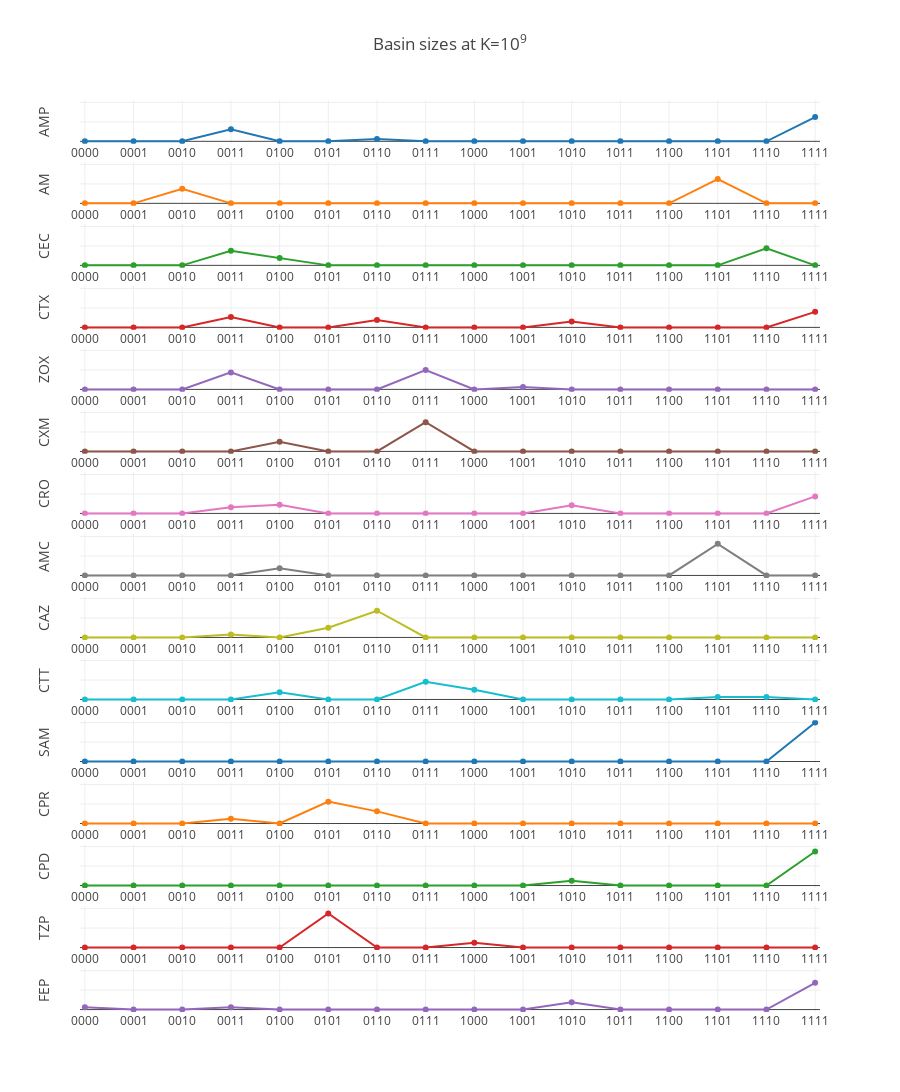

Here is the notebook cell this chart was saved with:
### Markdown cell above
# Basin size

For a given genotype, the basin size is the number of other genotypes it can be reached from.

Reachability--One genotype is reachable from another if a simulation run on a starting population consisting entirely of the first genotype results in fixation of the second genotype after 1200 timesteps. (We could define this in other ways; for example, the abundance of the second genotype reaching a certain threshold at some point during the simulation could mean it is reachable.)

Since simulations can have different outcomes, the code above essentially takes an average of the basin size for each genotype after running 10 simulations.

## Basin size for static landscapes

Non-zero basin sizes appear to correspond to the local and global optima that we [found earlier](https://nbviewer.jupyter.org/url/jops.bol.ucla.edu/18-11-01/Oct-31-many-sims-w-switching.ipynb#K=10^9).

### Code cell
data=[]
for name in dataset2.index:
    data.append(go.Scatter(
        y=bs['dataset2'][name],
        name=name
    ))
fig = tools.make_subplots(rows=len(data), cols=1, print_grid=False)
for i, d in enumerate(data, 1):
    fig.append_trace(d, i, 1)
    fig['layout'][f'xaxis{i}'].update(
        ticktext=[format(i, '04b') for i in range(16)],
        tickvals=list(range(16)),
        range=[-0.1,15.1],
        zeroline=False
    )
    fig['layout'][f'yaxis{i}'].update(
        range=[-1,17],
        tickvals=[0,8,16],
        title=d.name,
        showticklabels=False
    )
    
fig['layout'].update(
    height=1200,
    showlegend=False,
    title='Basin sizes at K=10<sup>9</sup>'
)
iplot(fig, show_link=False)

### Figure 1 — Plotly figure (JSON) as saved in the notebook; plotly's stock layout.template omitted (floating-point values rounded to 4 significant figures)
{"data": [{"name": "AMP", "type": "scatter", "uid": "4da98136-1080-11e9-b47b-e6497abbe804", "xaxis": "x", "y": [0, 0, 0, 5, 0, 0, 1, 0, 0, 0, 0, 0, 0, 0, 0, 10], "yaxis": "y"}, {"name": "AM", "type": "scatter", "uid": "4da9d130-1080-11e9-ad4e-e6497abbe804", "xaxis": "x2", "y": [0, 0, 6, 0, 0, 0, 0, 0, 0, 0, 0, 0, 0, 10, 0, 0], "yaxis": "y2"}, {"name": "CEC", "type": "scatter", "uid": "4da9d131-1080-11e9-aad5-e6497abbe804", "xaxis": "x3", "y": [0, 0, 0, 6, 3, 0, 0, 0, 0, 0, 0, 0, 0, 0, 7, 0], "yaxis": "y3"}, {"name": "CTX", "type": "scatter", "uid": "4dab0b98-1080-11e9-b79b-e6497abbe804", "xaxis": "x4", "y": [0, 0, 0, 4.3, 0, 0, 3, 0, 0, 0, 2.4, 0, 0, 0, 0, 6.4], "yaxis": "y4"}, {"name": "ZOX", "type": "scatter", "uid": "4dab5b90-1080-11e9-b471-e6497abbe804", "xaxis": "x5", "y": [0, 0, 0, 7, 0, 0, 0, 8, 0, 1, 0, 0, 0, 0, 0, 0], "yaxis": "y5"}, {"name": "CXM", "type": "scatter", "uid": "4dab5b91-1080-11e9-9b76-e6497abbe804", "xaxis": "x6", "y": [0, 0, 0, 0, 4, 0, 0, 12, 0, 0, 0, 0, 0, 0, 0, 0], "yaxis": "y6"}, {"name": "CRO", "type": "scatter", "uid": "4dac986e-1080-11e9-85ba-e6497abbe804", "xaxis": "x7", "y": [0, 0, 0, 2.5, 3.6, 0, 0, 0, 0, 0, 3.4, 0, 0, 0, 0, 7], "yaxis": "y7"}, {"name": "AMC", "type": "scatter", "uid": "4dace89a-1080-11e9-bad5-e6497abbe804", "xaxis": "x8", "y": [0, 0, 0, 0, 3, 0, 0, 0, 0, 0, 0, 0, 0, 13, 0, 0], "yaxis": "y8"}, {"name": "CAZ", "type": "scatter", "uid": "4dace89b-1080-11e9-b3cf-e6497abbe804", "xaxis": "x9", "y": [0, 0, 0, 1.2, 0, 4, 11, 0, 0, 0, 0, 0, 0, 0, 0, 0], "yaxis": "y9"}, {"name": "CTT", "type": "scatter", "uid": "4db03f1a-1080-11e9-9308-e6497abbe804", "xaxis": "x10", "y": [0, 0, 0, 0, 3, 0, 0, 7.3, 4, 0, 0, 0, 0, 1, 1, 0], "yaxis": "y10"}, {"name": "SAM", "type": "scatter", "uid": "4db03f1b-1080-11e9-be98-e6497abbe804", "xaxis": "x11", "y": [0, 0, 0, 0, 0, 0, 0, 0, 0, 0, 0, 0, 0, 0, 0, 16], "yaxis": "y11"}, {"name": "CPR", "type": "scatter", "uid": "4db17ca8-1080-11e9-a352-e6497abbe804", "xaxis": "x12", "y": [0, 0, 0, 2, 0, 9, 5, 0, 0, 0, 0, 0, 0, 0, 0, 0], "yaxis": "y12"}, {"name": "CPD", "type": "scatter", "uid": "4db17ca9-1080-11e9-8761-e6497abbe804", "xaxis": "x13", "y": [0, 0, 0, 0, 0, 0, 0, 0, 0, 0, 2, 0, 0, 0, 0, 14], "yaxis": "y13"}, {"name": "TZP", "type": "scatter", "uid": "4db17caa-1080-11e9-aec8-e6497abbe804", "xaxis": "x14", "y": [0, 0, 0, 0, 0, 14, 0, 0, 2, 0, 0, 0, 0, 0, 0, 0], "yaxis": "y14"}, {"name": "FEP", "type": "scatter", "uid": "4db35918-1080-11e9-8589-e6497abbe804", "xaxis": "x15", "y": [1, 0, 0, 1, 0, 0, 0, 0, 0, 0, 3, 0, 0, 0, 0, 11], "yaxis": "y15"}], "layout": {"height": 1200, "showlegend": false, "title": "Basin sizes at K=10<sup>9</sup>", "xaxis": {"anchor": "y", "domain": [0, 1], "range": [-0.1, 15.1], "ticktext": ["0000", "0001", "0010", "0011", "0100", "0101", "0110", "0111", "1000", "1001", "1010", "1011", "1100", "1101", "1110", "1111"], "tickvals": [0, 1, 2, 3, 4, 5, 6, 7, 8, 9, 10, 11, 12, 13, 14, 15], "zeroline": false}, "xaxis10": {"anchor": "y10", "domain": [0, 1], "range": [-0.1, 15.1], "ticktext": ["0000", "0001", "0010", "0011", "0100", "0101", "0110", "0111", "1000", "1001", "1010", "1011", "1100", "1101", "1110", "1111"], "tickvals": [0, 1, 2, 3, 4, 5, 6, 7, 8, 9, 10, 11, 12, 13, 14, 15], "zeroline": false}, "xaxis11": {"anchor": "y11", "domain": [0, 1], "range": [-0.1, 15.1], "ticktext": ["0000", "0001", "0010", "0011", "0100", "0101", "0110", "0111", "1000", "1001", "1010", "1011", "1100", "1101", "1110", "1111"], "tickvals": [0, 1, 2, 3, 4, 5, 6, 7, 8, 9, 10, 11, 12, 13, 14, 15], "zeroline": false}, "xaxis12": {"anchor": "y12", "domain": [0, 1], "range": [-0.1, 15.1], "ticktext": ["0000", "0001", "0010", "0011", "0100", "0101", "0110", "0111", "1000", "1001", "1010", "1011", "1100", "1101", "1110", "1111"], "tickvals": [0, 1, 2, 3, 4, 5, 6, 7, 8, 9, 10, 11, 12, 13, 14, 15], "zeroline": false}, "xaxis13": {"anchor": "y13", "domain": [0, 1], "range": [-0.1, 15.1], "ticktext": ["0000", "0001", "0010", "0011", "0100", "0101", "0110", "0111", "1000", "1001", "1010", "1011", "1100", "1101", "1110", "1111"], "tickvals": [0, 1, 2, 3, 4, 5, 6, 7, 8, 9, 10, 11, 12, 13, 14, 15], "zeroline": false}, "xaxis14": {"anchor": "y14", "domain": [0, 1], "range": [-0.1, 15.1], "ticktext": ["0000", "0001", "0010", "0011", "0100", "0101", "0110", "0111", "1000", "1001", "1010", "1011", "1100", "1101", "1110", "1111"], "tickvals": [0, 1, 2, 3, 4, 5, 6, 7, 8, 9, 10, 11, 12, 13, 14, 15], "zeroline": false}, "xaxis15": {"anchor": "y15", "domain": [0, 1], "range": [-0.1, 15.1], "ticktext": ["0000", "0001", "0010", "0011", "0100", "0101", "0110", "0111", "1000", "1001", "1010", "1011", "1100", "1101", "1110", "1111"], "tickvals": [0, 1, 2, 3, 4, 5, 6, 7, 8, 9, 10, 11, 12, 13, 14, 15], "zeroline": false}, "xaxis2": {"anchor": "y2", "domain": [0, 1], "range": [-0.1, 15.1], "ticktext": ["0000", "0001", "0010", "0011", "0100", "0101", "0110", "0111", "1000", "1001", "1010", "1011", "1100", "1101", "1110", "1111"], "tickvals": [0, 1, 2, 3, 4, 5, 6, 7, 8, 9, 10, 11, 12, 13, 14, 15], "zeroline": false}, "xaxis3": {"anchor": "y3", "domain": [0, 1], "range": [-0.1, 15.1], "ticktext": ["0000", "0001", "0010", "0011", "0100", "0101", "0110", "0111", "1000", "1001", "1010", "1011", "1100", "1101", "1110", "1111"], "tickvals": [0, 1, 2, 3, 4, 5, 6, 7, 8, 9, 10, 11, 12, 13, 14, 15], "zeroline": false}, "xaxis4": {"anchor": "y4", "domain": [0, 1], "range": [-0.1, 15.1], "ticktext": ["0000", "0001", "0010", "0011", "0100", "0101", "0110", "0111", "1000", "1001", "1010", "1011", "1100", "1101", "1110", "1111"], "tickvals": [0, 1, 2, 3, 4, 5, 6, 7, 8, 9, 10, 11, 12, 13, 14, 15], "zeroline": false}, "xaxis5": {"anchor": "y5", "domain": [0, 1], "range": [-0.1, 15.1], "ticktext": ["0000", "0001", "0010", "0011", "0100", "0101", "0110", "0111", "1000", "1001", "1010", "1011", "1100", "1101", "1110", "1111"], "tickvals": [0, 1, 2, 3, 4, 5, 6, 7, 8, 9, 10, 11, 12, 13, 14, 15], "zeroline": false}, "xaxis6": {"anchor": "y6", "domain": [0, 1], "range": [-0.1, 15.1], "ticktext": ["0000", "0001", "0010", "0011", "0100", "0101", "0110", "0111", "1000", "1001", "1010", "1011", "1100", "1101", "1110", "1111"], "tickvals": [0, 1, 2, 3, 4, 5, 6, 7, 8, 9, 10, 11, 12, 13, 14, 15], "zeroline": false}, "xaxis7": {"anchor": "y7", "domain": [0, 1], "range": [-0.1, 15.1], "ticktext": ["0000", "0001", "0010", "0011", "0100", "0101", "0110", "0111", "1000", "1001", "1010", "1011", "1100", "1101", "1110", "1111"], "tickvals": [0, 1, 2, 3, 4, 5, 6, 7, 8, 9, 10, 11, 12, 13, 14, 15], "zeroline": false}, "xaxis8": {"anchor": "y8", "domain": [0, 1], "range": [-0.1, 15.1], "ticktext": ["0000", "0001", "0010", "0011", "0100", "0101", "0110", "0111", "1000", "1001", "1010", "1011", "1100", "1101", "1110", "1111"], "tickvals": [0, 1, 2, 3, 4, 5, 6, 7, 8, 9, 10, 11, 12, 13, 14, 15], "zeroline": false}, "xaxis9": {"anchor": "y9", "domain": [0, 1], "range": [-0.1, 15.1], "ticktext": ["0000", "0001", "0010", "0011", "0100", "0101", "0110", "0111", "1000", "1001", "1010", "1011", "1100", "1101", "1110", "1111"], "tickvals": [0, 1, 2, 3, 4, 5, 6, 7, 8, 9, 10, 11, 12, 13, 14, 15], "zeroline": false}, "yaxis": {"anchor": "x", "domain": [0.952, 1], "range": [-1, 17], "showticklabels": false, "tickvals": [0, 8, 16], "title": "AMP"}, "yaxis10": {"anchor": "x10", "domain": [0.34, 0.388], "range": [-1, 17], "showticklabels": false, "tickvals": [0, 8, 16], "title": "CTT"}, "yaxis11": {"anchor": "x11", "domain": [0.272, 0.32], "range": [-1, 17], "showticklabels": false, "tickvals": [0, 8, 16], "title": "SAM"}, "yaxis12": {"anchor": "x12", "domain": [0.204, 0.252], "range": [-1, 17], "showticklabels": false, "tickvals": [0, 8, 16], "title": "CPR"}, "yaxis13": {"anchor": "x13", "domain": [0.136, 0.184], "range": [-1, 17], "showticklabels": false, "tickvals": [0, 8, 16], "title": "CPD"}, "yaxis14": {"anchor": "x14", "domain": [0.068, 0.116], "range": [-1, 17], "showticklabels": false, "tickvals": [0, 8, 16], "title": "TZP"}, "yaxis15": {"anchor": "x15", "domain": [0, 0.048], "range": [-1, 17], "showticklabels": false, "tickvals": [0, 8, 16], "title": "FEP"}, "yaxis2": {"anchor": "x2", "domain": [0.884, 0.932], "range": [-1, 17], "showticklabels": false, "tickvals": [0, 8, 16], "title": "AM"}, "yaxis3": {"anchor": "x3", "domain": [0.816, 0.864], "range": [-1, 17], "showticklabels": false, "tickvals": [0, 8, 16], "title": "CEC"}, "yaxis4": {"anchor": "x4", "domain": [0.748, 0.796], "range": [-1, 17], "showticklabels": false, "tickvals": [0, 8, 16], "title": "CTX"}, "yaxis5": {"anchor": "x5", "domain": [0.68, 0.728], "range": [-1, 17], "showticklabels": false, "tickvals": [0, 8, 16], "title": "ZOX"}, "yaxis6": {"anchor": "x6", "domain": [0.612, 0.66], "range": [-1, 17], "showticklabels": false, "tickvals": [0, 8, 16], "title": "CXM"}, "yaxis7": {"anchor": "x7", "domain": [0.544, 0.592], "range": [-1, 17], "showticklabels": false, "tickvals": [0, 8, 16], "title": "CRO"}, "yaxis8": {"anchor": "x8", "domain": [0.476, 0.524], "range": [-1, 17], "showticklabels": false, "tickvals": [0, 8, 16], "title": "AMC"}, "yaxis9": {"anchor": "x9", "domain": [0.408, 0.456], "range": [-1, 17], "showticklabels": false, "tickvals": [0, 8, 16], "title": "CAZ"}}}
